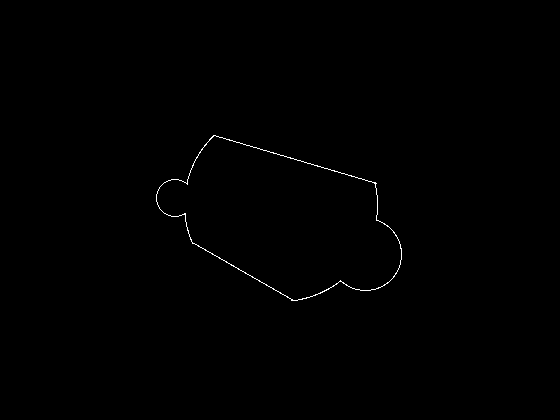
%> input picture 二期二模/不规则图形.bmp, 560 x 420 px
$ octave T3_Min_rect.m   (GNU Octave 9; MATLAB toolbox functions it lacks are replaced by stand-ins)
%> lines starting %> are read from the running program, lines starting %| are printed output that depends on the picture; in (x1, y1, x2, y2) boxes, pixels count from 0 and x2, y2 are one past the last pixel; in counts of white or black regions, pixels touching at a corner belong together; the program's own positions count from 1
### 二期二模/minboundrect.m
function [rectx,recty,area,perimeter] = minboundrect(x,y,metric)
% minboundrect: Compute the minimal bounding rectangle of points in the plane
% usage: [rectx,recty,area,perimeter] = minboundrect(x,y,metric)
%
% arguments: (input)
%  x,y - vectors of points, describing points in the plane as
%        (x,y) pairs. x and y must be the same lengths.
%
%  metric - (OPTIONAL) - single letter character flag which
%        denotes the use of minimal area or perimeter as the
%        metric to be minimized. metric may be either 'a' or 'p',
%        capitalization is ignored. Any other contraction of 'area'
%        or 'perimeter' is also accepted.
%
%        DEFAULT: 'a'    ('area')
%
% arguments: (output)
%  rectx,recty - 5x1 vectors of points that define the minimal
%        bounding rectangle.
%
%  area - (scalar) area of the minimal rect itself.
%
%  perimeter - (scalar) perimeter of the minimal rect as found
%
%
% Note: For those individuals who would prefer the rect with minimum
% perimeter or area, careful testing convinces me that the minimum area
% rect was generally also the minimum perimeter rect on most problems
% (with one class of exceptions). This same testing appeared to verify my
% assumption that the minimum area rect must always contain at least
% one edge of the convex hull. The exception I refer to above is for
% problems when the convex hull is composed of only a few points,
% most likely exactly 3. Here one may see differences between the
% two metrics. My thanks to Roger Stafford for pointing out this
% class of counter-examples.
%
% Thanks are also due to Roger for pointing out a proof that the
% bounding rect must always contain an edge of the convex hull, in
% both the minimal perimeter and area cases.
%
%
% Example usage:
%  x = rand(50000,1);
%  y = rand(50000,1);
%  tic,[rx,ry,area] = minboundrect(x,y);toc
%
%  Elapsed time is 0.105754 seconds.
%
%  [rx,ry]
%  ans =
%      0.99994  -4.2515e-06
%      0.99998      0.99999
%   2.6441e-05            1
%  -5.1673e-06   2.7356e-05
%      0.99994  -4.2515e-06
%
%  area
%  area =
%      0.99994
%
%
% See also: minboundcircle, minboundtri, minboundsphere
%
%
% Author: John D'Errico
% E-mail: woodchips@rochester.rr.com
% Release: 3.0
% Release date: 3/7/07
% default for metric
if (nargin<3) || isempty(metric)
  metric = 'a';
elseif ~ischar(metric)
  error 'metric must be a character flag if it is supplied.'
else
  % check for 'a' or 'p'
  metric = lower(metric(:)');
  ind = strmatch(metric,{'area','perimeter'});
  if isempty(ind)
    error 'metric does not match either ''area'' or ''perimeter'''
  end

  % just keep the first letter.
  metric = metric(1);
end

% preprocess data
x=x(:);
y=y(:);

% not many error checks to worry about
n = length(x);
if n~=length(y)
  error 'x and y must be the same sizes'
end

% start out with the convex hull of the points to
% reduce the problem dramatically. Note that any
% points in the interior of the convex hull are
% never needed, so we drop them.
if n>3
   edges = convhull(x,y);
  %edges = convhull(x,y,{'Qt'});  % 'Pp' will silence the warnings

  % exclude those points inside the hull as not relevant
  % also sorts the points into their convex hull as a
  % closed polygon

  x = x(edges);
  y = y(edges);

  % probably fewer points now, unless the points are fully convex
  nedges = length(x) - 1;
elseif n>1
  % n must be 2 or 3
  nedges = n;
  x(end+1) = x(1);
  y(end+1) = y(1);
else
  % n must be 0 or 1
  nedges = n;
end

% now we must find the bounding rectangle of those
% that remain.

% special case small numbers of points. If we trip any
% of these cases, then we are done, so return.
switch nedges
  case 0
    % empty begets empty
    rectx = [];
    recty = [];
    area = [];
    perimeter = [];
    return
  case 1
    % with one point, the rect is simple.
    rectx = repmat(x,1,5);
    recty = repmat(y,1,5);
    area = 0;
    perimeter = 0;
    return
  case 2
    % only two points. also simple.
    rectx = x([1 2 2 1 1]);
    recty = y([1 2 2 1 1]);
    area = 0;
    perimeter = 2*sqrt(diff(x).^2 + diff(y).^2);
    return
end
% 3 or more points.

% will need a 2x2 rotation matrix through an angle theta
Rmat = @(theta) [cos(theta) sin(theta);-sin(theta) cos(theta)];

% get the angle of each edge of the hull polygon.
ind = 1:(length(x)-1);
edgeangles = atan2(y(ind+1) - y(ind),x(ind+1) - x(ind));
% move the angle into the first quadrant.
edgeangles = unique(mod(edgeangles,pi/2));

% now just check each edge of the hull
nang = length(edgeangles);
area = inf;
perimeter = inf;
met = inf;
xy = [x,y];
for i = 1:nang
  % rotate the data through -theta
  rot = Rmat(-edgeangles(i));
  xyr = xy*rot;
  xymin = min(xyr,[],1);
  xymax = max(xyr,[],1);

  % The area is simple, as is the perimeter
  A_i = prod(xymax - xymin);
  P_i = 2*sum(xymax-xymin);

  if metric=='a'
    M_i = A_i;
  else
    M_i = P_i;
  end

  % new metric value for the current interval. Is it better?
  if M_i<met
    % keep this one
    met = M_i;
    area = A_i;
    perimeter = P_i;

    rect = [xymin;[xymax(1),xymin(2)];xymax;[xymin(1),xymax(2)];xymin];
    rect = rect*rot';
    rectx = rect(:,1);
    recty = rect(:,2);
  end
end
% get the final rect
% all done
end % mainline end

### 二期二模/minboxing.m
function [ wid hei ] = minboxing( d_x , d_y )
%minboxing Summary of this function goes here
%   Detailed explanation goes here
dd = [d_x, d_y];
dd1 = dd([4 1 2 3],:);

ds = sqrt(sum((dd-dd1).^2,2));
wid = min(ds(1:2));
hei = max(ds(1:2));

end

### 二期二模/T3_Min_rect.m
out2=imread('C:\Users\leafpigbirds\Desktop\不规则图形.bmp');
%> out2: size 420x560 logical; 0.29% white in thin lines or dots, all inside (x1, y1, x2, y2) = (156, 135, 402, 301)
% t1=clock;
out2=filter2(fspecial('average',2),out2)/255;%DATA1
%> out2: size 420x560 double
for i=1:420
    for j=1:560
        if out2(i,j)~=0
            out2(i,j)=1;
        end
    end
end
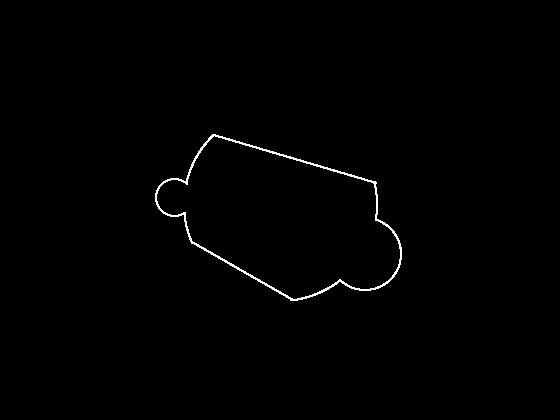
%> out2: size 420x560 double; values 0 (black) and 1 (white), 0.65% white in thin lines or dots, all inside (x1, y1, x2, y2) = (155, 134, 402, 301)
[r c]=find(out2==1);
%> r = 1535 values from 135 to 301; c = 1535 values from 156 to 402
[rectx,recty,area,perimeter]=minboundrect(c,r,'a');
%> in minboundrect, `y=y(:);`: y = 1535 values, max 301 at index 834, min 135 at index 431, mean 220.1
%> in minboundrect, `n = length(x);`: n = 1535
%> in minboundrect, `edges = convhull(x,y);`: edges = 29 values, max 1535 at index 18, min 1 at index 6, mean 879.8
%> in minboundrect, `x = x(edges);`: x = 29 values, max 402 at index 17, min 156 at index 5, mean 299.6
%> in minboundrect, `y = y(edges);`: y = 29 values, max 301 at index 1, min 135 at index 10, mean 234.8
%> in minboundrect, `nedges = length(x) - 1;`: nedges = 28
%> in minboundrect, `ind = 1:(length(x)-1);`: ind = 28 values from 1 to 28
%> in minboundrect, `edgeangles = atan2(y(ind+1) - y(ind),x(ind+1) - x(ind));`: edgeangles = 28 values from -2.62 to 3.14
%> in minboundrect, `edgeangles = unique(mod(edgeangles,pi/2));`: edgeangles = 20 values from 0 to 1.43
%> in minboundrect, `nang = length(edgeangles);`: nang = 20
%> in minboundrect, `xy = [x,y];`: xy = 29 rows, first 12: [291 301; 192 244; 159 209; 157 205; 156 202; 156 194; 157 191; 159 187; 164 182; 213 135; 216 135; 230 139]
%> the loop in minboundrect, `for i = 1:nang` made 20 passes
%> (rot, xymin, xymax, A_i, P_i, M_i, met, area) on passes 3 to 4: ([0.962 -0.275; 0.275 0.962], [203.3 70.47], [458.4 209.5], 35458.2, 788.2, 35458.2, 35458.2, 35458.2), ([0.959 -0.283; 0.283 0.959], [204.5 68.36], [459.5 206.5], 35243.2, 786.5, 35243.2, 35243.2, 35243.2)
%> (rot, A_i, P_i, M_i, met, area, perimeter, rect) on passes 1 to 2: ([1 0; 0 1], 40836, 824, 40836, 40836, 40836, 824, [156 135; 402 135; 402 301; 156 301; 156 135]), ([0.981 -0.196; 0.196 0.981], 37633.8, 804.5, 37633.8, 37633.8, 37633.8, 804.5, [191 90.02; 445.2 90.02; 445.2 238.1; 191 238.1; 191 90.02])
%> rectx = [176.8; 421.5; 382.5; 137.8; 176.8]; recty = [123.3; 195.4; 327.9; 255.9; 123.3]; area = 35243.2; perimeter = 786.5
figure(1);
imshow(out2);
line(rectx(:),recty(:),'color','r');
hold on;
% plot(rectx(1,1),recty(1,1),'r+',rectx(2,1),recty(2,1),'g+');
[wid hei]=minboxing(rectx(1:end-1),recty(1:end-1));
%> in minboxing, `dd = [d_x, d_y];`: dd = [176.8 123.3; 421.5 195.4; 382.5 327.9; 137.8 255.9]
%> in minboxing, `dd1 = dd([4 1 2 3],:);`: dd1 = [137.8 255.9; 176.8 123.3; 421.5 195.4; 382.5 327.9]
%> in minboxing, `ds = sqrt(sum((dd-dd1).^2,2));`: ds = [138.2; 255.1; 138.2; 255.1]
%> in minboxing, `wid = min(ds(1:2));`: wid = 138.2
%> in minboxing, `hei = max(ds(1:2));`: hei = 255.1
%> wid = 138.2; hei = 255.1
%Slope斜率判断方位
point=[];%1为x,2为y
for i=1:4
    point(i,1)=rectx(i,1);
    point(i,2)=recty(i,1);
end
%> after the loop, point has the same summary as dd in minboxing
plot(point(1,1),point(1,2),'g+',point(2,1),point(2,2),'b+',point(3,1),point(3,2),'y+',point(4,1),point(4,2),'r+');
%1-2
dis(1,1)=sqrt((point(1,1)-point(2,1))^2+(point(1,2)-point(2,2))^2);
%2-3
dis(2,1)=sqrt((point(2,1)-point(3,1))^2+(point(2,2)-point(3,2))^2);
%3-4
dis(3,1)=sqrt((point(3,1)-point(4,1))^2+(point(3,2)-point(4,2))^2);
%4-1
dis(4,1)=sqrt((point(4,1)-point(1,1))^2+(point(4,2)-point(1,2))^2);

%位置点计算
MID_X=floor(((point(1,1)+point(3,1))/2+(point(2,1)+point(4,1))/2)/2);
%> MID_X = 279
MID_Y=floor(((point(1,2)+point(3,2))/2+(point(2,2)+point(4,2))/2)/2);
%> MID_Y = 225
plot(MID_X,MID_Y,'r.');
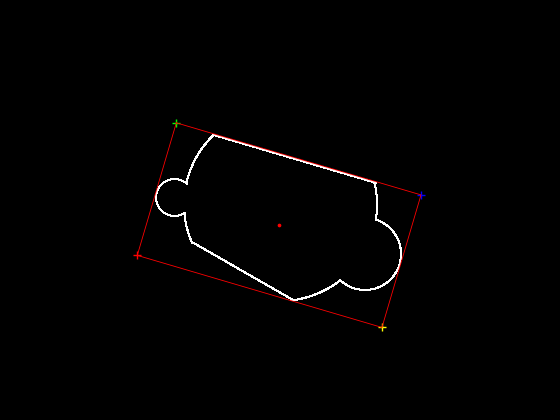
%> figure redrawn from the program's plot data
%斜率计算
cnt1=0;
cnt2=0;
cnt3=0;
cnt4=0;
cur=0;%当前位置
k12=(point(1,2)-point(2,2))/(point(1,1)-point(2,1));
%> k12 = 0.295
k23=(point(2,2)-point(3,2))/(point(2,1)-point(3,1));
%> k23 = -3.4
b12=-k12*rectx(1,1)+recty(1,1);
%> b12 = 71.26
b23=-k23*rectx(2,1)+recty(2,1);
%> b23 = 1626.5
b34=-k12*rectx(3,1)+recty(3,1);
%> b34 = 215.3
b41=-k23*rectx(4,1)+recty(4,1);
%> b41 = 723.7

%切点个数计算
for i=floor(min(rectx(1,1),rectx(2,1))):floor(max(rectx(1,1),rectx(2,1)))
    cur=k12*i+b12;
%     hold on;
%     plot(i,floor(cur),'b.',i,floor(cur+2),'b.');
    if out2(floor(cur),i)==1
        cnt1=cnt1+1;
    end
    if out2(floor(cur+2),i)==1
        cnt1=cnt1+1;
    end
    if out2(floor(cur-2),i)==1
        cnt1=cnt1+1;
    end
end
%> this loop made 246 passes
%> cur on passes 1 to 12: 123.1, 123.4, 123.7, 124, 124.3, 124.6, 124.9, 125.2, 125.5, 125.7, 126, 126.3
%> after the loop, cnt1 = 165
for i=floor(min(rectx(2,1),rectx(3,1))):floor(max(rectx(2,1),rectx(3,1)))
    cur=k23*i+b23;
%     hold on;
%     plot(i,floor(cur),'b.',i,floor(cur+2),'b.');
    if out2(floor(cur),i)==1
        cnt2=cnt2+1;
    end
    if out2(floor(cur+2),i)==1
        cnt2=cnt2+1;
    end
    if out2(floor(cur-2),i)==1
        cnt2=cnt2+1;
    end
end
%> this loop made 40 passes
%> (cur, cnt2) on passes 18 to 21: (271.8, 1), (268.4, 3), (265, 5), (261.6, 6)
%> cur on passes 1 to 6: 329.5, 326.1, 322.7, 319.3, 315.9, 312.5

for i=floor(min(rectx(3,1),rectx(4,1))):floor(max(rectx(3,1),rectx(4,1)))
    cur=k12*i+b34;
%     hold on;
%     plot(i,floor(cur),'b.',i,floor(cur+2),'b.');
    if out2(floor(cur),i)==1
        cnt3=cnt3+1;
    end
    if out2(floor(cur+2),i)==1
        cnt3=cnt3+1;
    end
    if out2(floor(cur-2),i)==1
        cnt3=cnt3+1;
    end
end
%> this loop made 246 passes
%> cur on passes 1 to 3: 255.6, 255.9, 256.2
%> after the loop, cnt3 = 17

for i=floor(min(rectx(4,1),rectx(1,1))):floor(max(rectx(4,1),rectx(1,1)))
    cur=k23*i+b41;
%     hold on;
%     plot(i,floor(cur),'b.',i,floor(cur+2),'b.');
    if out2(floor(cur),i)==1
        cnt4=cnt4+1;
    end
    if out2(floor(cur+2),i)==1
        cnt4=cnt4+1;
    end
    if out2(floor(cur-2),i)==1
        cnt4=cnt4+1;
    end
end
%> this loop made 40 passes
%> cur on passes 1 to 12: 258.5, 255.1, 251.7, 248.3, 244.9, 241.5, 238.1, 234.7, 231.3, 228, 224.6, 221.2

%四个中心点绘制
mid_x=floor((rectx(1,1)+rectx(2,1))/2);
%> mid_x = 299
mid_y=floor((recty(1,1)+recty(2,1))/2);
%> mid_y = 159
% hold on;
% plot(mid_x,mid_y,'b*');
mid_x=floor((rectx(2,1)+rectx(3,1))/2);
%> mid_x = 401
mid_y=floor((recty(2,1)+recty(3,1))/2);
%> mid_y = 261
% hold on;
% plot(mid_x,mid_y,'b*');
mid_x=floor((rectx(3,1)+rectx(4,1))/2);
%> mid_x = 260
mid_y=floor((recty(3,1)+recty(4,1))/2);
%> mid_y = 291
% hold on;
% plot(mid_x,mid_y,'b*');
mid_x=floor((rectx(4,1)+rectx(1,1))/2);
%> mid_x = 157
mid_y=floor((recty(4,1)+recty(1,1))/2);
%> mid_y = 189
% hold on;
% plot(mid_x,mid_y,'b*');


Long=-point(4,2)+mid_y;
%> Long = -66.87
Short=point(4,1)-mid_x;
%> Short = -19.22
Ans_x=mid_x+Long;
%> Ans_x = 90.13
Ans_y=mid_y+Short;
%> Ans_y = 169.8
% [50 lines of commented-out code are left out]
